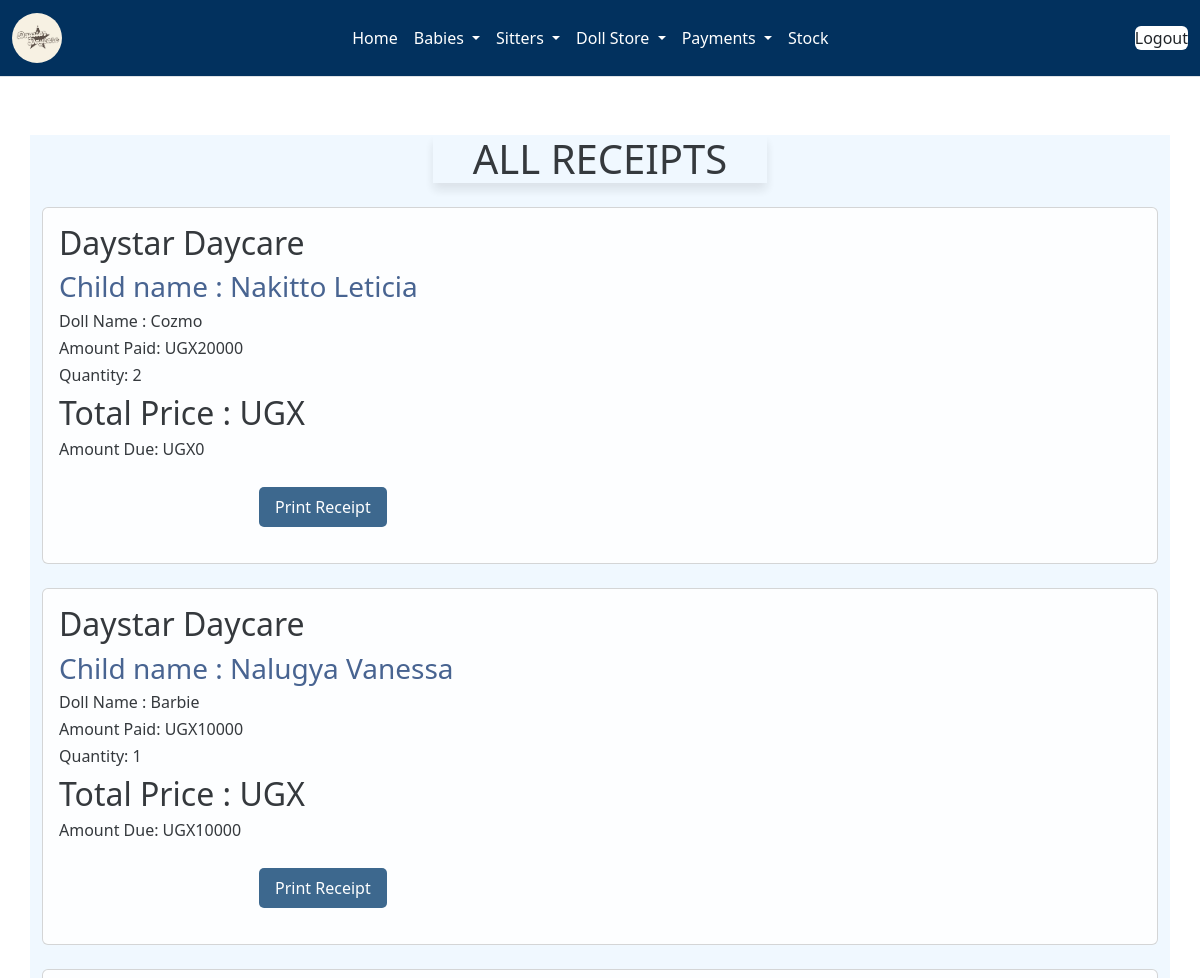
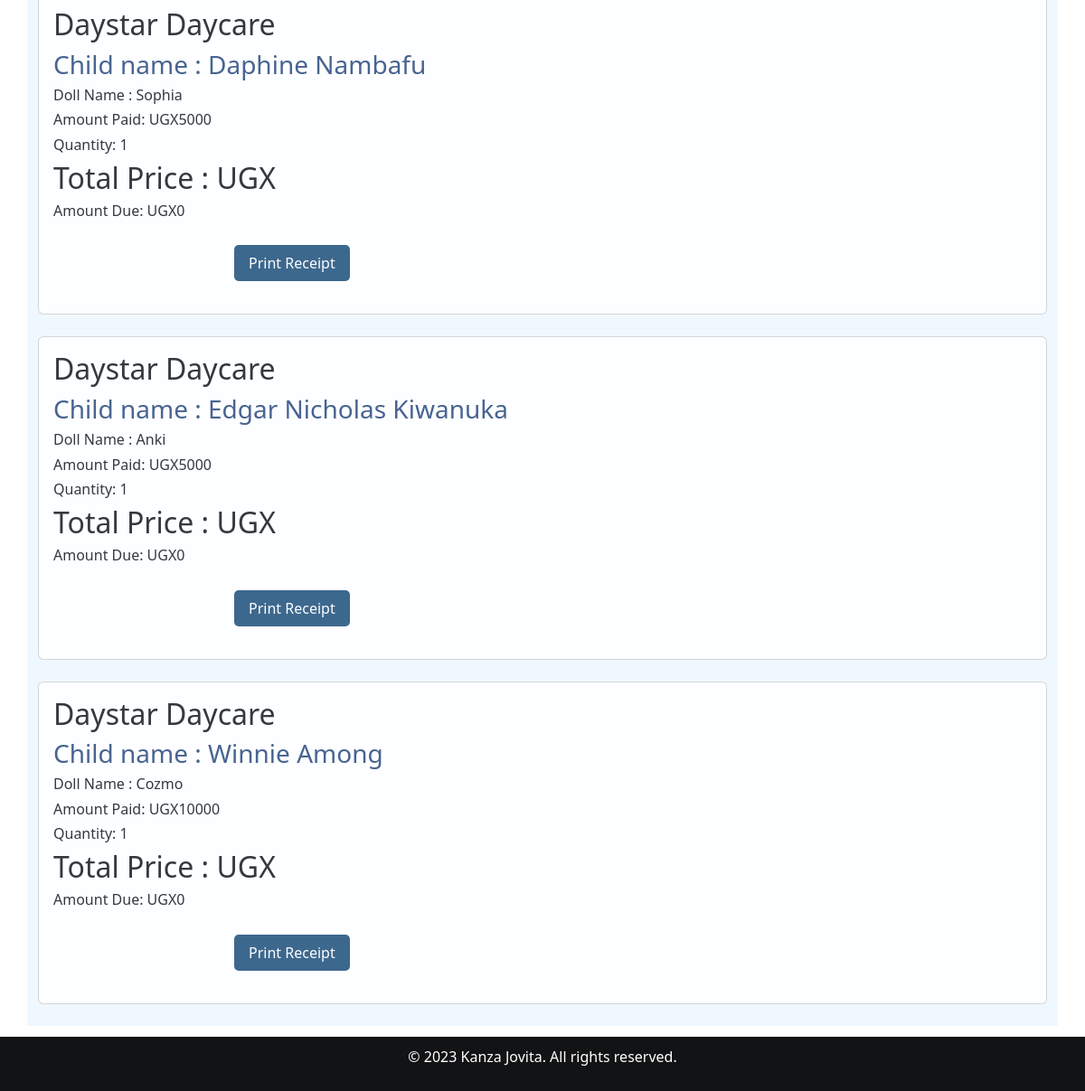
The app's page /receipt/ (signed in) with its own data (2 pictures, top to bottom).
### home/models.py (models this page shows, shortened)
class Salesrecord(models.Model):
    doll=models.ForeignKey(Doll, on_delete=models.CASCADE,null=False, blank=False)
    doll_no = models.CharField(max_length=10,default=0)
    payee = models.ForeignKey(Babyreg, on_delete=models.SET_NULL, null=True, blank=True)
    quantity_sold=models.IntegerField(default=0)
    amount_received=models.IntegerField(default=0)
    sale_date=models.DateField(default=timezone.now)
    unit_price=models.IntegerField(default=0)
    def get_total(self):
        total= self.quantity_sold * self.unit_price
        return int( total)
    def get_change(self):
        change= self.get_total() - self.amount_received
        return int(change)

class Babyreg(models.Model):
    Baby_name = models.CharField(max_length=30, null=False, blank=False)
    baby_number = models.CharField(max_length=30, unique=True ,null=False, blank=False)
    fathers_names = models.CharField(max_length=30, null=False, blank=False)
    mothers_names = models.CharField(max_length=30, null=False, blank=False)
    c_stay = models.ForeignKey(Categorystay, on_delete=models.SET_NULL, null=True, blank=True)
    Date = models.DateTimeField()
    Gender =  models.CharField(choices=[('Male', 'Male'),('Female', 'Female')], max_length=100)
    Age = models.CharField(max_length=20, blank=False, null=False)
    Location = models.CharField(max_length=30, null=False, blank=False)
    brought_by = models.CharField(max_length=200)
    created_at = models.DateTimeField(auto_now_add=True,null=True)
    def __str__(self):
        print(f"Baby name: {self.Baby_name}, Type: {type(self.Baby_name)}")
        if self.Baby_name is not None:
            return str(self.Baby_name)
        else:
            return "Unnamed Baby"

class Doll(models.Model):
    c_doll=models.ForeignKey(Category_doll, on_delete=models.CASCADE,null=True, blank=True)
    name_of_the_doll =models.CharField(max_length=200,null=True, blank=True)
    doll_number = models.CharField(max_length=200,null=True, blank=True)
    quantity=models.IntegerField(default=0)
    issued_quantity=models.IntegerField(default=0,blank=True,null=True)
    received_quantity=models.IntegerField(default=0,null=False,blank=False)
    Unit_price=models.IntegerField(default=0,null=False, blank=False)
    date=models.DateField(default=timezone.now)
    def __str__(self):
        return self.name_of_the_doll

### home/views.py (the view)
# urls.py: path('receipt/', views.receipt, name='receipt'),
@login_required
def receipt(request):
    sales = Salesrecord.objects.all().order_by('id')  # Retrieving all sales records ordered by their id
    return render(request, 'receipt.html', {'sales': sales})

### home/templates/receipt.html (shortened to what this page needs)
{% extends 'base.html' %}
{% block content %}
<br><br>
<div receipt-container>
<div class="container" style="background-color: aliceblue;">
    <h1 class="card-header text-center">ALL RECEIPTS</h1><br>
    {% for sale in sales %}
    <div class="card" style="opacity: 90%;" >
        <div class="card-body">
            <h2 class="v">Daystar Daycare</h2>
            <h3 class="card-title" style="color:#365486; ">Child name : {{sale.payee | title}}</h3>
            <h6 class="card-text">Doll Name : {{sale.doll}}</h6>
            <h6 class="card-text">Amount Paid: UGX{{ sale.amount_received }}</h6>
            <h6 class="card-text">Quantity: {{sale.quantity_sold }}</h6>
            <h2>Total Price : UGX{{ sales.get_total }}</h2>
            <div style="flex: 1">
                <h6 class="card-text">Amount Due: UGX{{ sale.get_change }}</h6>
                <a href="{% url 'receipt_detail' sale.id %}">
                    <button class="button" type="submit">Print Receipt</button> <br>
                </a>
            </div>
        </div>
    </div>
    <br />
    {% endfor %}
</div>
</div>
{% endblock %}

### home/static/css/main.css (style rules this page uses)
.card-header { border: 1px #333; opacity:90%; width: 87%; text-align: center; box-shadow: 0 7px 10px rgba(0, 0, 0, 0.1); border-radius: 8px; width:30%; margin: 0 auto; margin-top: 10px; background-color: aliceblue; text-align: center; }
.button { border-radius: 5px; padding-left: 20px; padding-right: 40px; margin-left: 200px; margin-right: 200px; margin-top: 20px; margin-bottom: 20px; background-color: #2a5982; color: #fff; border: none; padding: 0.5rem 1rem; margin-right: 0.5rem; cursor: pointer; }

### records on screen
Salesrecord: payee "Nakitto Leticia", doll "Cozmo", amount_received "20000", quantity_sold "2", get_change "0"
Salesrecord: payee "Nalugya Vanessa", doll "Barbie", amount_received "10000", quantity_sold "1", get_change "10000"
Salesrecord: payee "Daphine Nambafu", doll "Sophia", amount_received "5000", quantity_sold "1", get_change "0"
Salesrecord: payee "Edgar Nicholas Kiwanuka", doll "Anki", amount_received "5000", quantity_sold "1", get_change "0"
Salesrecord: payee "Winnie Among", doll "Cozmo", amount_received "10000", quantity_sold "1", get_change "0"
